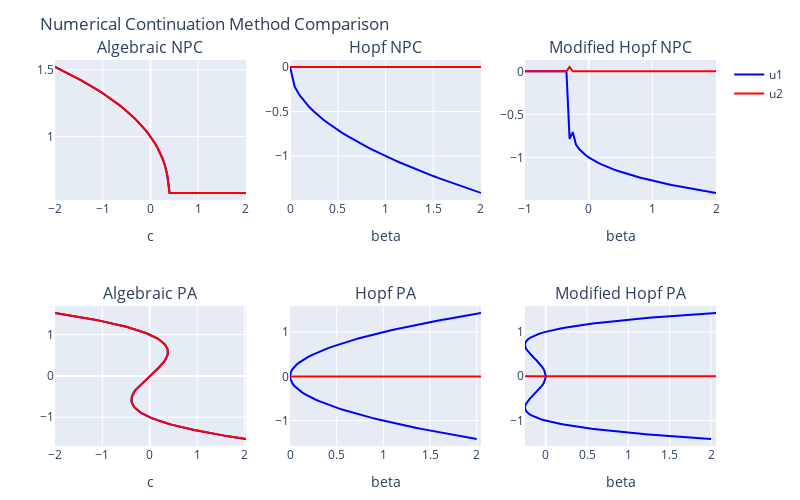

Write notebook code for a chart like this one.
### Code cell
include("../examples/example_functions.jl")
include("../numerical_continuation.jl")
include("../visualisation.jl")


# Excercise 1
algebraic_pv_1, algebraic_c_1 = continuation(algebraic,[1 1],6,"c",-2:0.05:2,method = "natural_parameter_continuation",discretisation = "none",);
hopf2d_pv_1, hopf2d_c_1 = continuation(hopf2d,[-1 0],6,"beta",2:-0.05:0,method = "natural_parameter_continuation",discretisation = "shooting",);
hopf2d_mod_pv_1, hopf2d_mod_c_1 = continuation(hopf2d_modified,[-1 0],6,"beta",2:-0.05:-1,method = "natural_parameter_continuation",discretisation = "shooting",);

# Excercise 2
algebraic_pv_2, algebraic_c_2 = continuation(algebraic,[1 1],6,"c",-2:0.05:2,method = "pseudo_arclength",discretisation = "none",);
hopf2d_pv_2, hopf2d_c_2 = continuation(hopf2d,[-1 0],6,"beta",2:-0.05:0,method = "pseudo_arclength",discretisation = "shooting",);
hopf2d_mod_pv_2, hopf2d_mod_c_2 = continuation(hopf2d_modified,[-1 0],6,"beta",2:-0.05:-1,method = "pseudo_arclength",discretisation = "shooting",);

# Create traces
p1_u1 = scatter(x = algebraic_pv_1,y = algebraic_c_1[:,1],mode="lines",name="u1",showlegend=true, line=attr(color="blue"))
p1_u2 = scatter(x = algebraic_pv_1,y = algebraic_c_1[:,2],mode="lines",name="u2",showlegend=true, line=attr(color="red"))

p2_u1 = scatter(x = hopf2d_pv_1,y = hopf2d_c_1[:,1],mode="lines",name="u1",showlegend=false, line=attr(color="blue"))
p2_u2 = scatter(x = hopf2d_pv_1,y = hopf2d_c_1[:,2],mode="lines",name="u2",showlegend=false, line=attr(color="red"))

p3_u1 = scatter(x = hopf2d_mod_pv_1,y = hopf2d_mod_c_1[:,1],mode="lines",name="u1",showlegend=false, line=attr(color="blue"))
p3_u2 = scatter(x = hopf2d_mod_pv_1,y = hopf2d_mod_c_1[:,2],mode="lines",name="u2",showlegend=false, line=attr(color="red"))

p4_u1 = scatter(x = algebraic_pv_2,y = algebraic_c_2[:,1],mode="lines",name="u1",showlegend=false, line=attr(color="blue"))
p4_u2 = scatter(x = algebraic_pv_2,y = algebraic_c_2[:,2],mode="lines",name="u2",showlegend=false, line=attr(color="red"))

p5_u1 = scatter(x = hopf2d_pv_2,y = hopf2d_c_2[:,1],mode="lines",name="u1",showlegend=false, line=attr(color="blue"))
p5_u2 = scatter(x = hopf2d_pv_2,y = hopf2d_c_2[:,2],mode="lines",name="u2",showlegend=false, line=attr(color="red"))

p6_u1 = scatter(x = hopf2d_mod_pv_2,y = hopf2d_mod_c_2[:,1],mode="lines",name="u1",showlegend=false, line=attr(color="blue"))
p6_u2 = scatter(x = hopf2d_mod_pv_2,y = hopf2d_mod_c_2[:,2],mode="lines",name="u2",showlegend=false, line=attr(color="red"))



p1 = plot([p1_u1, p1_u2], Layout(title="Algebraic NPC", xaxis_title = "c", yaxis_title = ""))
p2 = plot([p2_u1, p2_u2], Layout(title="Hopf NPC", xaxis_title = "beta", yaxis_title = ""))
p3 = plot([p3_u1, p3_u2], Layout(title="Modified Hopf NPC", xaxis_title = "beta", yaxis_title = ""))
p4 = plot([p4_u1, p4_u2], Layout(title="Algebraic PA", xaxis_title = "c", yaxis_title = ""))
p5 = plot([p5_u1, p5_u2], Layout(title="Hopf PA", xaxis_title = "beta", yaxis_title = ""))
p6 = plot([p6_u1, p6_u2], Layout(title="Modified Hopf PA", xaxis_title = "beta", yaxis_title = ""))

ncm_comp_plot = [p1 p2 p3; p4 p5 p6]
relayout!(ncm_comp_plot, height=500, width=800, title_text="Numerical Continuation Method Comparison")
ncm_comp_plot
